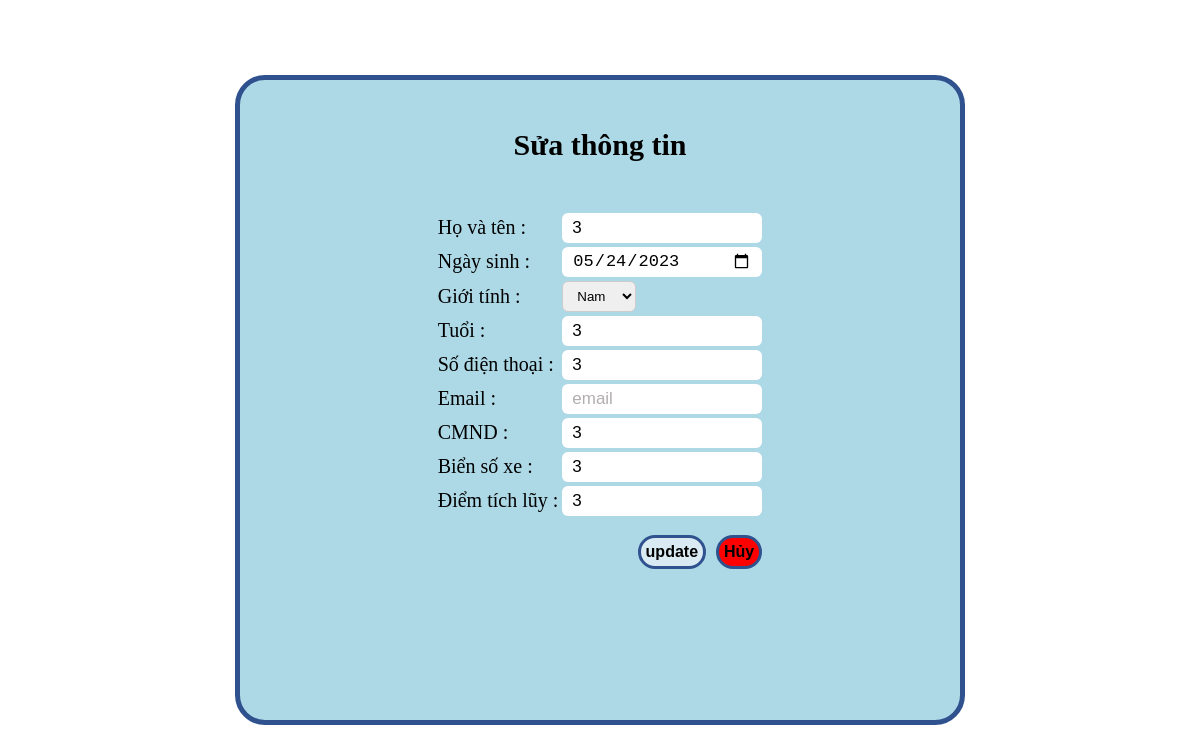
Before: /view/views_hoi_vien/view_update_hoivien_popup.php?hoivienID=3 with the older database file.
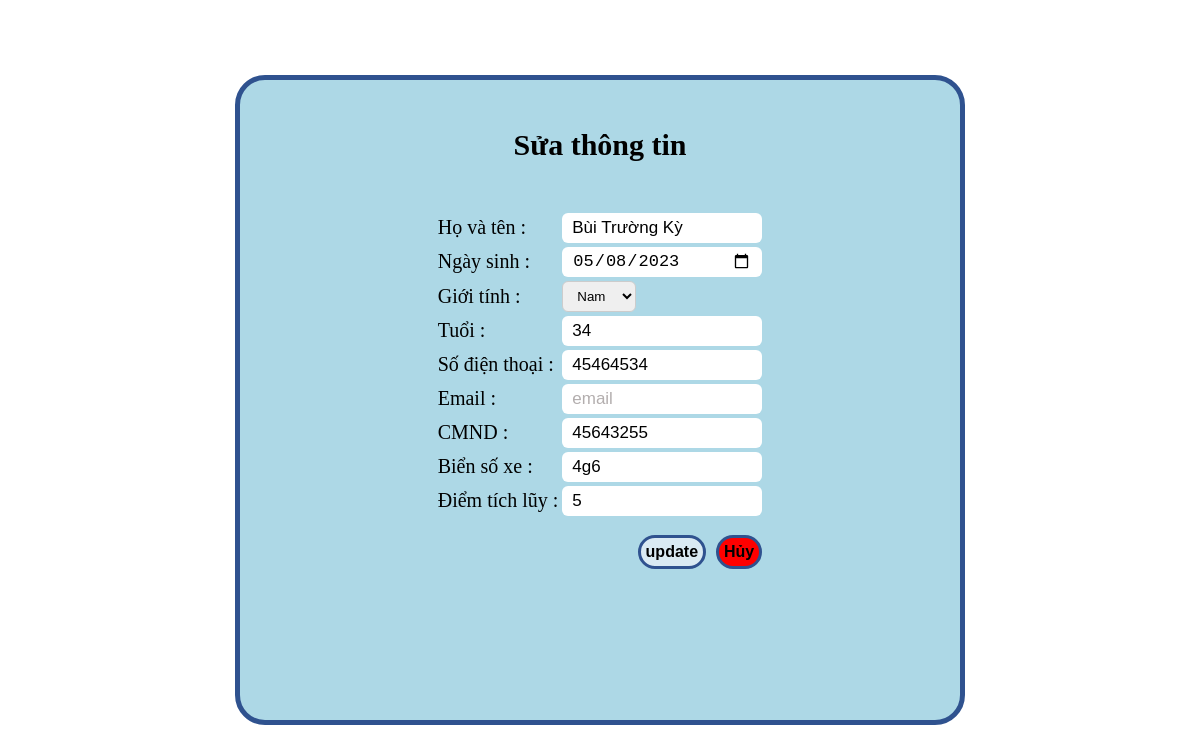
After: the same page with the newer database file.
### tables this page shows
CREATE TABLE `tbl_hoi_vien` (
  `id_hv` int(11) NOT NULL,
  `name_hv` varchar(50) NOT NULL,
  `ngay_sinh` date NOT NULL,
  `gioi_tinh` varchar(10) NOT NULL DEFAULT '0',
  `tuoi` int(11) NOT NULL,
  `sdt` varchar(50) NOT NULL,
  `email` varchar(20) NOT NULL,
  `cmnd` varchar(50) NOT NULL,
  `bien_xe` varchar(50) DEFAULT NULL,
  `diem_tich_luy` float NOT NULL,
  `chieu_cao` float DEFAULT NULL,
  `can_nang` float DEFAULT NULL,
  `phan_tram_mo` float DEFAULT NULL,
  `ngay_cap_nhat` varchar(30) DEFAULT NULL
);

### view/views_hoi_vien/view_update_hoivien_popup.php (the view, shortened to what this page needs)
<?php
    include_once "../../controller/connection.php";
    $hoivienID = $_REQUEST['hoivienID'];
    $sql = "SELECT * FROM tbl_hoi_vien where id_hv = $hoivienID";
    $query = mysqli_query($mysqli,$sql);
    while($rows = mysqli_fetch_array($query)){
?>
<link rel="stylesheet" href="../assets/css/hoivien_viewUpdate.css">
<div class="hoivien__modal-popup">
    <div class="hoivien__modal-popup-overlay">
        <h4 class="hoivien__modal-popup-header">Sửa thông tin</h4>
        <form class="hoivien__popup-table"
            action="../../controller/controller_hoi_vien/hoivien_update.php?hoivienID=<?php echo $hoivienID ?>"
            method="POST">
            <table class="hoivien_addform">
                <tr>
                    <td><label for="">Họ và tên : </label></td>
                    <td><input type="text" class="hoivien__table-add-input" name="hoivien__table-add-ten"
                            value="<?php echo $rows['name_hv'] ?>" placeholder="họ và tên">
                    </td>
                </tr>
                <tr>
                    <td><label for="">Ngày sinh : </label></td>
                    <td><input type="date" class="hoivien__table-add-input" name="hoivien__table-add-ngay_sinh"
                            value="<?php echo $rows['ngay_sinh'] ?>"></td>
                </tr>
                <tr>
                    <td><label for="">Giới tính :</label></td>
                    <td>
                        <select class="hoivien__table-add-input-gioitinh" name="hoivien__table-add-gioi_tinh"
                            value="<?php echo $rows['gioi_tinh'] ?>">
                            <option value="Nam">Nam</option>
                        </select>
                    </td>
                </tr>
                <tr>
                    <td><label for="">Tuổi : </label></td>
                    <td><input type="text" class="hoivien__table-add-input" name="hoivien__table-add-tuoi"
                            value="<?php echo $rows['tuoi'] ?>" placeholder="tuổi">
                    </td>
                </tr>
                <tr>
                    <td><label for="">Số điện thoại : </label></td>
                    <td><input type="text" class="hoivien__table-add-input" name="hoivien__table-add-sdt"
                            value="<?php echo $rows['sdt'] ?>" placeholder="số diện thoại">
                    </td>
                </tr>
                <tr>
                    <td><label for="">Email : </label></td>
                    <td><input type="text" class="hoivien__table-add-input" name="hoivien__table-add-email"
                            value="<?php echo $rows['email'] ?>" placeholder="email">
                    </td>
                </tr>
                <tr>
                    <td><label for="">CMND : </label></td>
                    <td><input type="text" class="hoivien__table-add-input" name="hoivien__table-add-cmnd"
                            value="<?php echo $rows['cmnd'] ?>" placeholder="cmnd">
                    </td>
                </tr>
                <tr>
                    <td><label for="">Biển số xe : </label></td>
                    <td><input type="text" class="hoivien__table-add-input" name="hoivien__table-add-bien_xe"
                            value="<?php echo $rows['bien_xe'] ?>" placeholder="biển số xe">
                    </td>
                </tr>
                <tr>
                    <td><label for="">Điểm tích lũy : </label></td>
                    <td><input type="text" class="hoivien__table-add-input" name="hoivien__table-add-diem"
                            value="<?php echo $rows['diem_tich_luy'] ?>" placeholder="điểm">
                    </td>
                </tr>
                <tr>
                    <td colspan='2'>
                        <button class="hoivien__table-add-btn hoivien__table-btn-huy" type="button"
                            onclick="window.location.href='hoivien.php'">Hủy</button>
                        <button class="hoivien__table-add-btn hoivien__table-btn-them" type="Submit"
                            onclick="">update</button>
                    </td>
                </tr>
            </table>
        </form>
    </div>
</div>
<?php
     }
?>

Changed rows visible on the page:
changed tbl_hoi_vien "Nam": hoivien__table-add-ten "3" → "Bùi Trường Kỳ"; hoivien__table-add-ngay_sinh "05/24/2023" → "05/08/2023"; hoivien__table-add-tuoi "3" → "34"; hoivien__table-add-sdt "3" → "45464534"; hoivien__table-add-cmnd "3" → "45643255"; hoivien__table-add-bien_xe "3" → "4g6"; hoivien__table-add-diem "3" → "5"
